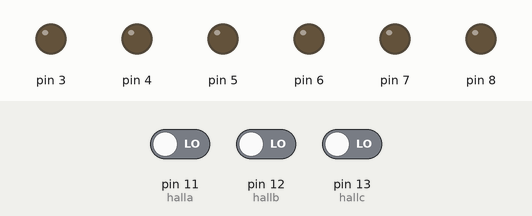
Recording of a sketch running on a simulated Arduino Uno, built with avr-gcc and run on an emulated ATmega328P. Parts: output pins drawn as LEDs (lit = HIGH). The test bench sets the inputs (shaded band); at power-on: pin 11 (halla) LOW, pin 12 (hallb) LOW, pin 13 (hallc) LOW. What the sketch prints to the serial monitor is not drawn.

Above: at 1.2 s.
1.3 s: pin 11 (halla) driven HIGH
At 2.5 s:
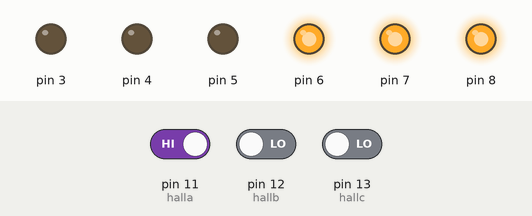
2.8 s: pin 12 (hallb) driven HIGH
At 3.9 s:
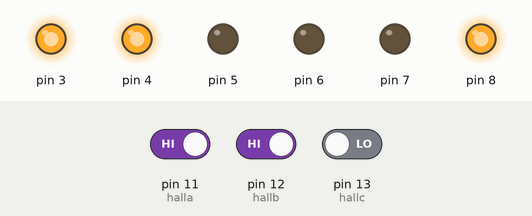
4.3 s: pin 11 (halla) driven LOW
At 5.0 s:
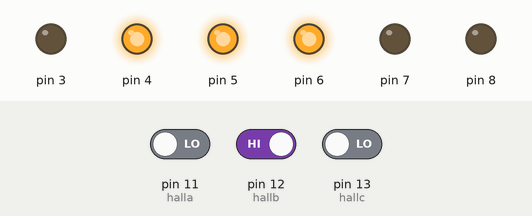
5.8 s: pin 12 (hallb) driven LOW
At 6.2 s:
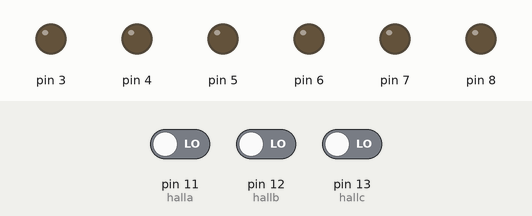
7.3 s: pin 13 (hallc) driven HIGH
At 8.5 s:
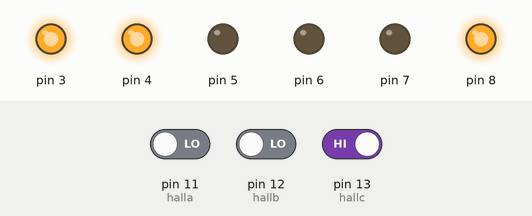
Timing chart, 0 to 9.8 s (numbered marks = the images above; inputs shaded):
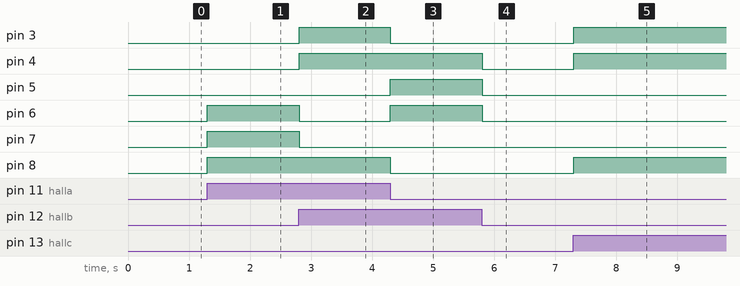

Measured:
- after the input at 1.3 s, pin 6–8: LOW → HIGH at once
- after the input at 2.8 s, pin 3, pin 4: LOW → HIGH at once; pin 6, pin 7: HIGH → LOW at once
- after the input at 4.3 s, pin 3, pin 8: HIGH → LOW at once; pin 5, pin 6: LOW → HIGH at once
- after the input at 5.8 s, pin 4–6: HIGH → LOW at once
- after the input at 7.3 s, pin 3, pin 4, pin 8: LOW → HIGH at once

The sketch:

October20.ino
```cpp
int hall0;
int hall1;
int hall2;

int halla = 11;
int hallb = 12;
int hallc = 13 ;

void setup(){
  Serial.begin(9600);
  pinMode(3, OUTPUT);
  pinMode(4, OUTPUT);
  pinMode(5, OUTPUT);
  pinMode(6, OUTPUT);
  pinMode(7, OUTPUT);
  pinMode(8, OUTPUT);
  pinMode(halla, INPUT);
  pinMode(hallb, INPUT);
  pinMode(hallc, INPUT);
}

int fwd(/*int hall1,int hall2, int hall0*/){
  digitalWrite(3, LOW); digitalWrite(5, LOW); digitalWrite(7, LOW);
  digitalWrite(4, HIGH); digitalWrite(6, HIGH); digitalWrite(8, HIGH);

  while(1){
    hall0 = digitalRead(halla);
    hall1 = digitalRead(hallb);
    hall2 = digitalRead(hallc);

    int a = hall0;
    int b = hall1;
    int c = hall2;

    int d = (~a & ~b & c) | (a & b & ~c);
    int e = (~b & c) | (b & ~c);
    int f = (~a & b & ~c) | (a & ~b & c);
    int g = (~a & b) | (a & ~b);
    int h = (~a & b & c) | (a & ~b & ~c);
    int i = (~a & c) | (a & ~c);

    digitalWrite(3, d); digitalWrite(5, f); digitalWrite(7, h);
    digitalWrite(4, e); digitalWrite(6, g); digitalWrite(8, i);

    Serial.print(digitalRead(hall0));
    Serial.print(digitalRead(hall1));
    Serial.println(digitalRead(hall2));

  }
}


void loop(){
//  digitalWrite(3, LOW); digitalWrite(5, LOW); digitalWrite(7, LOW);
//  digitalWrite(4, LOW); digitalWrite(6, LOW); digitalWrite(8, LOW);
  fwd();
}
```
